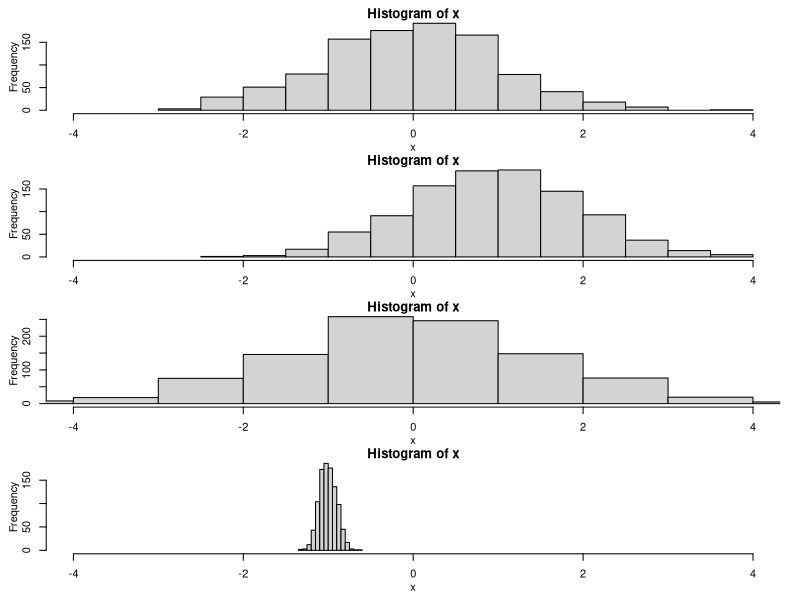
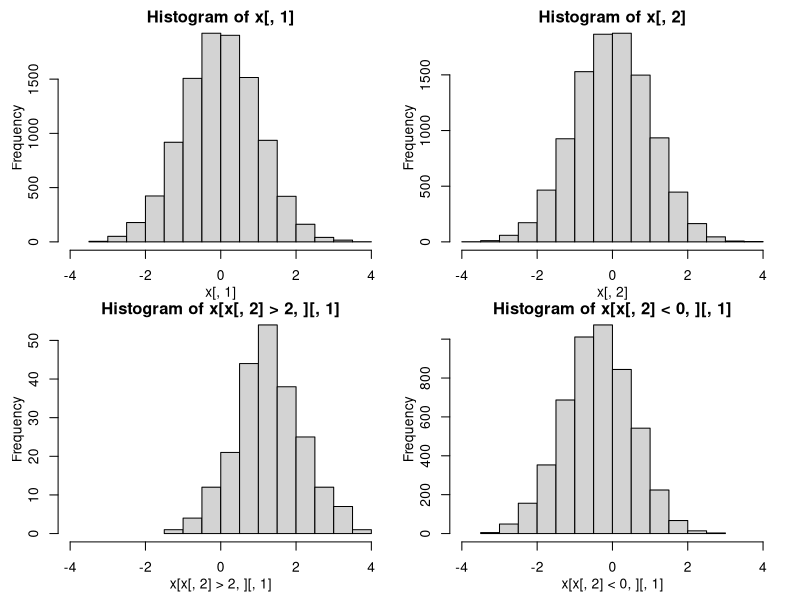

The R source for these figures, in order:
##################################################################################################
##bernoulli
##bernoulli distributions are of interest when we want to simulate dichotomous/binary random variables
##bernoulli distributions are weighted coins. simple! they only have one parameter: the proportion of heads/1s
##the bernoulli is a special case of the binomial distribution which is how we will invoke it
rbinom(1,1,.5) #note that we are calling "rbinom". the second parameter being fixed at 1 is what makes it the special case of the bernoulli distribution
rbinom(10,1,.5) #the first parameter is the number of coin tosses we want
rbinom(100,1,.95) #the last parameter is the proportion of observations that should be 1s

##binary outcomes can be both predictors and outcomes. when the latter, they typically get modeled using logistic regression. we'll do that below.

##################################################################################################
##multinomial
##the multinomial distribution is more complicated. it will generate outcomes in different categories. for our purposes, the distribution has one vector-valued parameter: the proportion of responses in each category. 
rmultinom(1,1,rep(1,4)/4) #we'll start by simulating data wherein an observation can be in one of four groups. for the moment, we equally weight the groups. ignore the first two numbers in this line
rmultinom(10,1,rep(1,4)/4) #we can take repeated observations
rmultinom(10,1,c(3/4,c(.25,.25,.25)/3)) #we can also have uneven weights

##QQ. Can you write a function that will take the object returned by a call to rmultinom and convert it from the matrix with 1s/0s to a vector telling us which row the 1 was in (where we are depending on the second argument in the call to rmultinom being 1)?

##multinomial random variables can be modeled as outcomes, but we'll largely focus on using them to assign, for example, a student to a class (i.e., a student is in a certain group)

##################################################################################################
##normal
rnorm(1,mean=0,sd=1) #hopefully this is starting to look somewhat familiar. 
#you should have a lot of intuition about this. for example, this should all be ok by you
par(mfrow=c(4,1),mgp=c(2,1,0),mar=c(3,3,1,1),oma=rep(.5,4))
x<-rnorm(1000)
hist(x,xlim=c(-4,4))
x<-rnorm(1000,mean=1)
hist(x,xlim=c(-4,4))
x<-rnorm(1000,sd=1.5)
hist(x,xlim=c(-4,4))
x<-rnorm(1000,mean=-1,sd=.1)
hist(x,xlim=c(-4,4))

##one thing we'll do frequently is draw from the multivariate normal.
##we can use this to simulate, for example, two normally distributed variables with a certain correlation
##let's look at how this works.
library(MASS)
x<-mvrnorm(10000,mu=c(0,0), #mu is the the center of the bivariate normal
           Sigma=matrix(c(1,.5,.5,1),2,2) #this is the variance-covariance matrix
           )
cor(x)
par(mfrow=c(2,2),mgp=c(2,1,0),mar=c(3,3,1,1),oma=rep(.5,4))
hist(x[,1],xlim=c(-4,4))
hist(x[,2],xlim=c(-4,4))
hist(x[x[,2]>2,][,1],xlim=c(-4,4)) #this is just the x1 values where x2>2. what do you expect it to look like?
hist(x[x[,2]<0,][,1],xlim=c(-4,4)) 

##################################################################################################
##now let's put a few things together to see some basic regression examples based on drawing from distributions
x<-rnorm(10000) #this will be the IV

##let's first consider how we can use x to generate a continuous outcome using the standard linear model
b<-1
err.var<-1
y<-b*x+rnorm(length(x),mean=0,sd=err.var)
lm(y~x)

##QQ. Can you generate a binary variable x and use it to produce a continuous outcome y as above. How are x and the outcome correlated? Can you control the level of correlation? 
##QQ. Can you generate a categorical variable x (using rmultinom) and use it to produce a continuous outcome? What is different in this case relative to the case of binary x?
